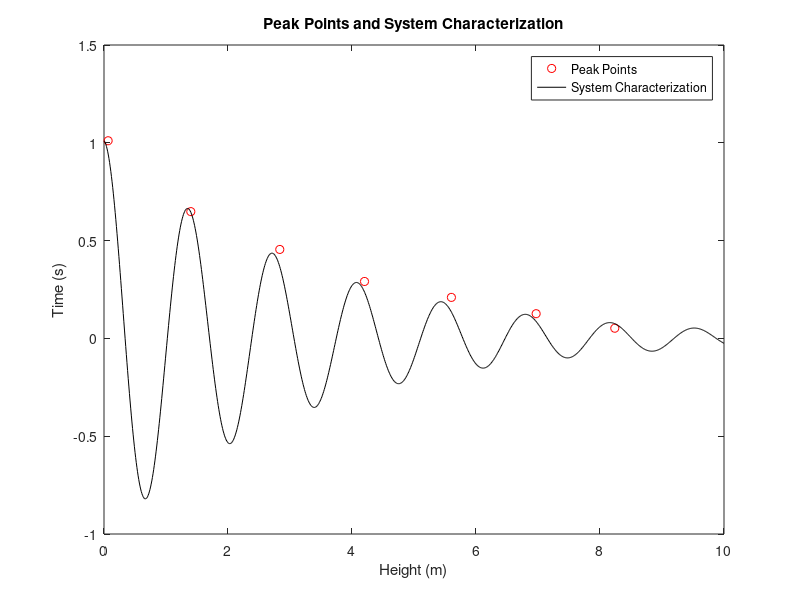

Write the MATLAB code that produced this figure.
%% ENGS 22; Lab 1 - Intro Lab
% Sep 17th, 2024
% Bob B Moriasi

%% Task 1: Approximate equation of peak points
peakTime = [0.066667, 1.4, 2.835, 4.20167, 5.60333, 6.97, 8.23833]; % Time in seconds (s)
peakHeight = [1.01051, 0.648186, 0.454806, 0.291076, 0.209682, 0.126316, 0.0520871]; % Height in meters (m)

% Plot peak points as red circles
figure;
plot(peakTime, peakHeight, 'ro', 'DisplayName', 'Peak Points');
hold on;

% Calculate the time intervals between consecutive peaks
T = peakTime(2:end) - peakTime(1:(end-1));

% Calculate the damped natural frequency (fd) and angular frequency (wd)
fd = 1 / mean(T) %#ok<NOPTS> % Frequency in Hz
wd = 2 * pi * fd %#ok<NOPTS> % Angular frequency in rad/s

% Calculate the decay rate
% Taking the natural log of the y-axis linearizes an exponential
delta_lnH = log(peakHeight(2:end)) - log(peakHeight(1));
% Delta of the time point relative to the initial time
delta_t = peakTime(2:end) - peakTime(1);        
% Time constant (tau) is the inverse of the slope of the semilogy 
tau = -delta_t ./ delta_lnH;                    % Time constant in seconds (s)
tau1 = mean(tau) %#ok<NOPTS>                    % Average time constant in seconds (s)

% Plot system characterization equation
% Generate a time array from 0 to 10 seconds with 1000 points
time = linspace(0, 10, 1000);

% Calculate the system response using the characterization equation
sys = peakHeight(1) * exp(-time/tau1) .* sin(wd * time + pi/2);

% Plot the system characterization equation as a black line
plot(time, sys, 'k-', 'DisplayName', 'System Characterization');

% Add labels, title, and legend to the plot
xlabel('Height (m)'); % X-axis label
ylabel('Time (s)'); % Y-axis label
title('Peak Points and System Characterization'); % Plot title
legend('show'); % Display legend

% Hold off to stop adding to the current plot
hold off;
